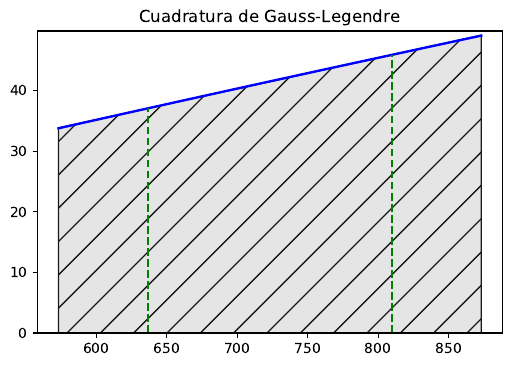

Recreate this plot in Python.
import numpy as np
from scipy.interpolate import lagrange
import matplotlib.pyplot as plt
from matplotlib.patches import Polygon

def cuadratura2(f,a,b):
    x1=(b-a)/2*(-1/np.sqrt(3))+(a+b)/2
    x2=(b-a)/2*(1/np.sqrt(3))+(a+b)/2
    r=(b-a)/2*(f(x1)+f(x2))
    return r

#funcion a integrar
def f(x):
    return 2.41+0.057195*x-4.3e-6*x**2

def grafica_cuadratura2(f,a,b):
    x = np.linspace(a, b)
    y = f(x)
    fig, ax = plt.subplots()
    ax.plot(x, y, 'b', linewidth=1.7)
    ax.set_ylim(bottom=0)
    
    x1=(b-a)/2*(-1/np.sqrt(3))+(a+b)/2
    x2=(b-a)/2*(1/np.sqrt(3))+(a+b)/2
    
    linea=lagrange(np.array([x1,x2]),np.array([f(x1),f(x2)]))
    
    ax.plot(np.array([x1,x1]),np.array([0,f(x1)]),'--g')
    ax.plot(np.array([x2,x2]),np.array([0,f(x2)]),'--g')
    
    ax.set_ylim(bottom=0)
    plt.title('Cuadratura')
    
    # Make the shaded region
    patterns=('/','x','/','\\','O','.','o','*','\\','/','-','x','+')
    
    verts = [(a, 0), (a,linea(a)),(b,linea(b)), (b, 0)]
    poly = Polygon(verts, facecolor='0.9', edgecolor='0.1',hatch=patterns[0])
    ax.add_patch(poly)

    
    plt.title('Cuadratura de Gauss-Legendre')
    fig.savefig("int_cuadratura2.pdf", bbox_inches='tight')
    return plt

def main():
    a=300+273.15 #limite inferior
    b=600+273.15 #limite superior
    area=cuadratura2(f,a,b)
    print('integral = ',area)
    g=grafica_cuadratura2(f,a,b)
    g.show()
    
if __name__ == "__main__": main()